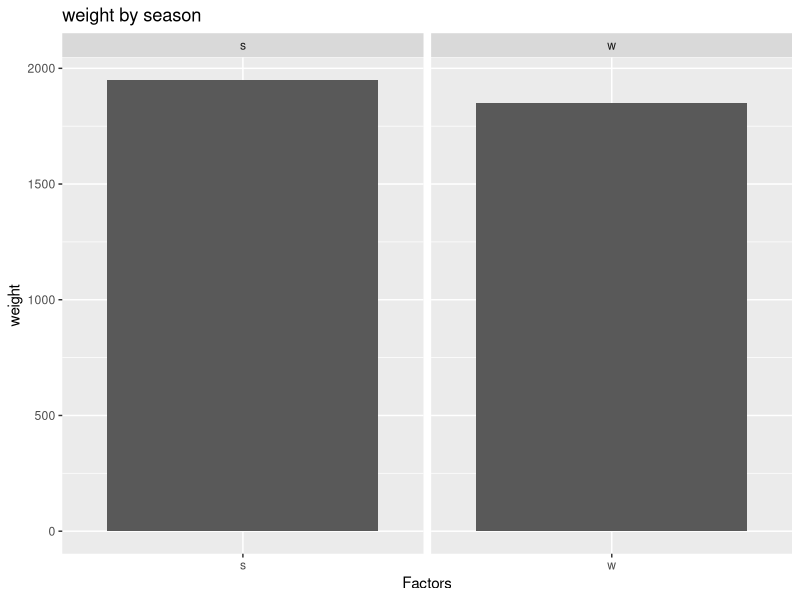
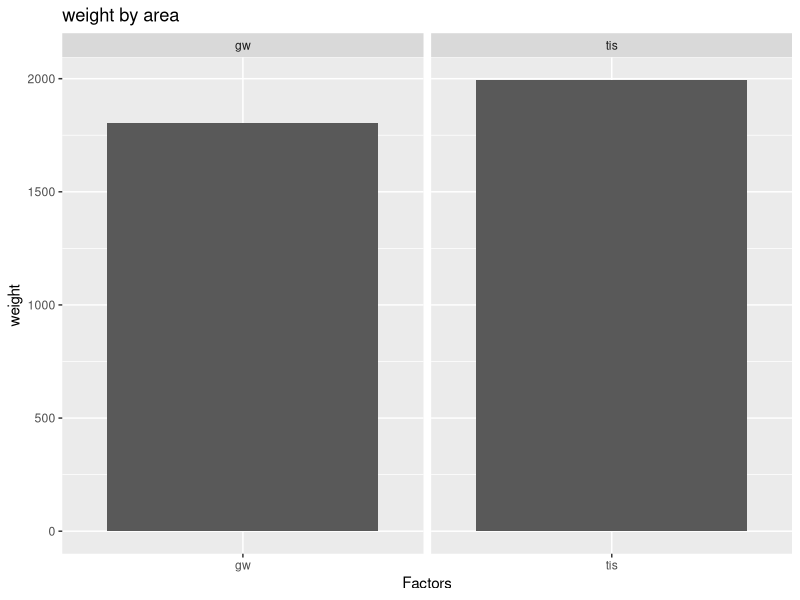
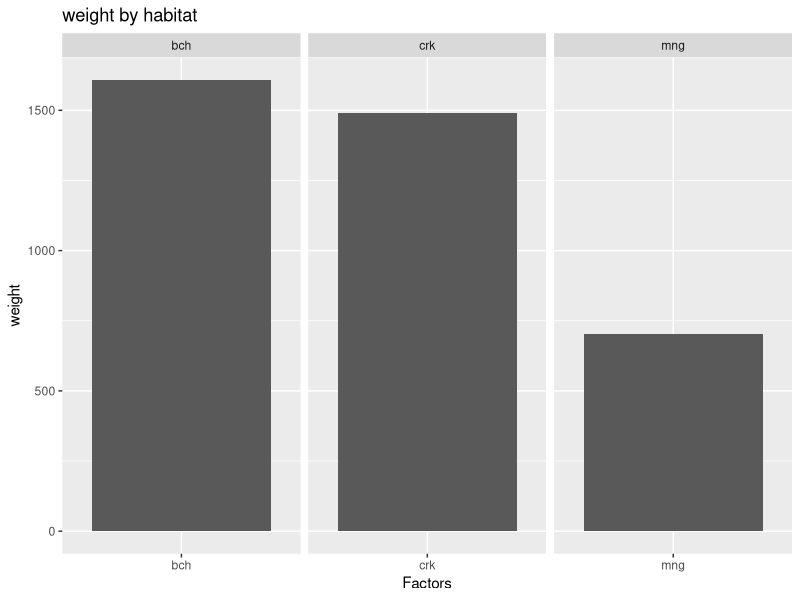
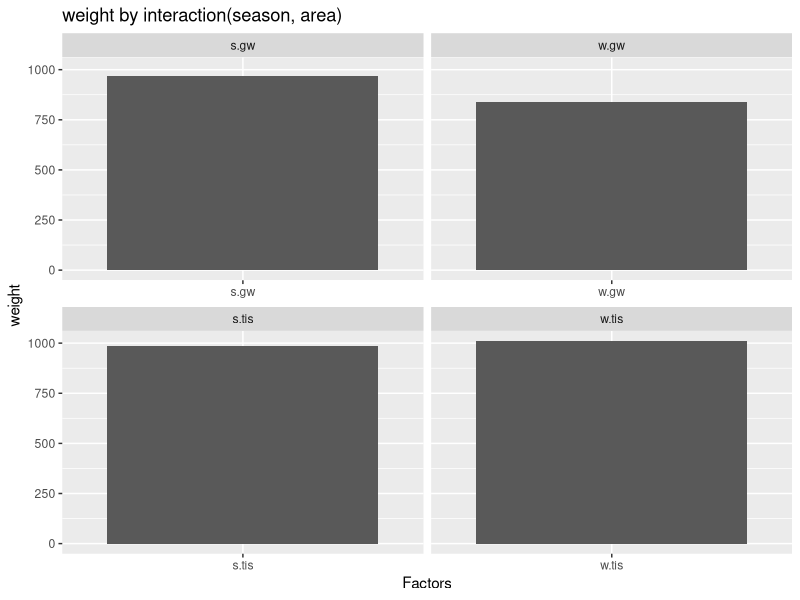
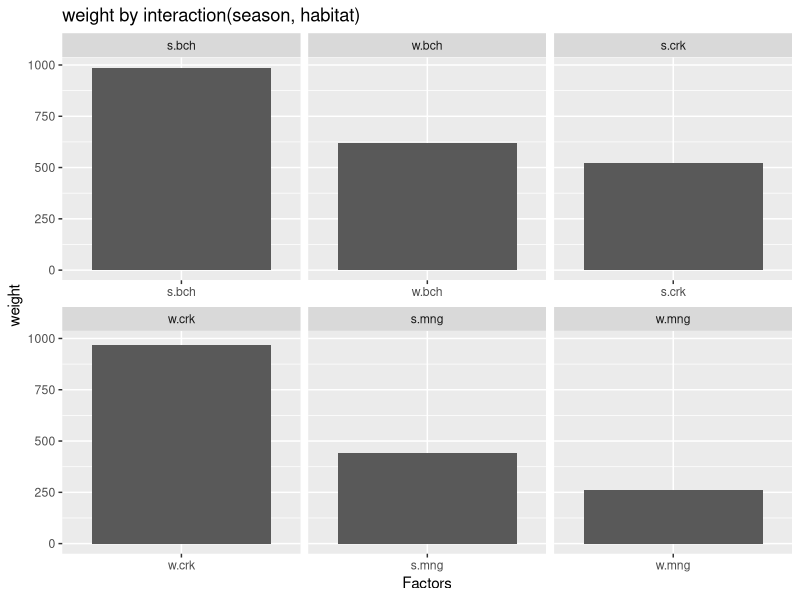
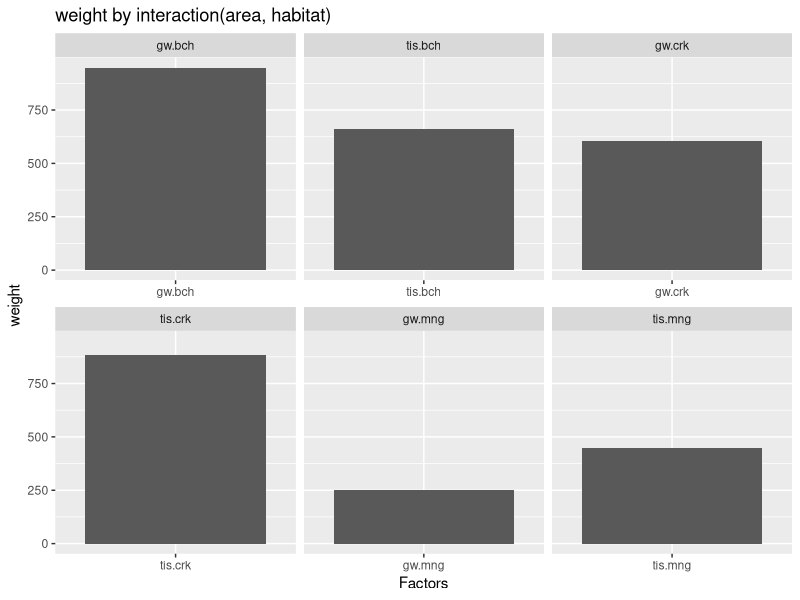
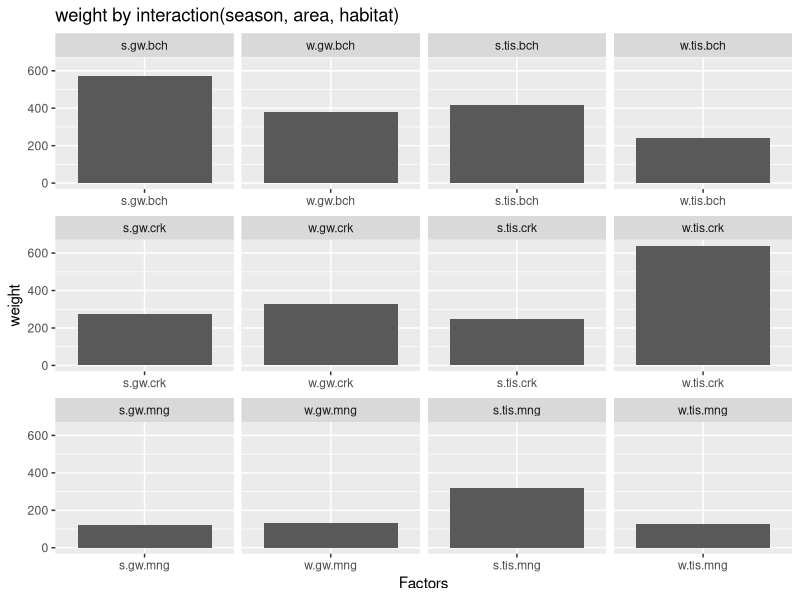
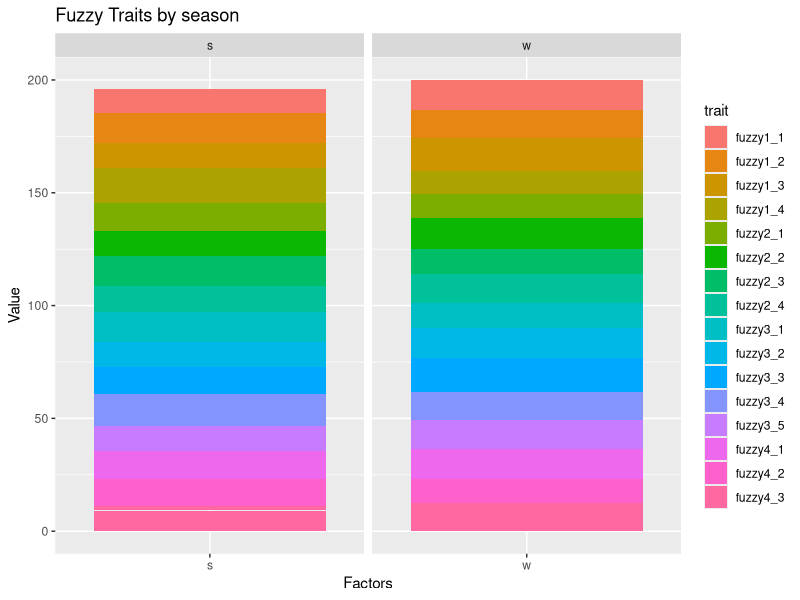

Reproduce these figures in R, in order. (Note: this script raises an error after producing the figures.)
#chat gpt help with cwm ploting

library(ggplot2)
library(dplyr)
library(tidyr)

#Create a sample data frame:
set.seed(123)
df <- data.frame(
  sample = 1:50,
  weight = runif(50, 50, 100),
  fuzzy1_1 = runif(50),
  fuzzy1_2 = runif(50),
  fuzzy1_3 = runif(50),
  fuzzy1_4 = runif(50),
  fuzzy2_1 = runif(50),
  fuzzy2_2 = runif(50),
  fuzzy2_3 = runif(50),
  fuzzy2_4 = runif(50),
  fuzzy3_1 = runif(50),
  fuzzy3_2 = runif(50),
  fuzzy3_3 = runif(50),
  fuzzy3_4 = runif(50),
  fuzzy3_5 = runif(50),
  fuzzy4_1 = runif(50),
  fuzzy4_2 = runif(50),
  fuzzy4_3 = runif(50),
  season = rep(c("w", "s"), 25),
  area = rep(c("tis", "gw"), each = 25),
  habitat = sample(c("crk", "mng", "bch"), 50, replace = TRUE)
)

#Melt the data for easier plotting:
df_melted <- df %>%
  pivot_longer(cols = starts_with("fuzzy"), names_to = "trait", values_to = "value")

plot_numerical_trait <- function(data, trait, factors) {
  ggplot(data, aes_string(x = factors, y = trait)) +
    geom_bar(stat = "identity") +
    facet_wrap(as.formula(paste("~", factors)), scales = "free_x") +
    labs(title = paste(trait, "by", factors), x = "Factors", y = trait)
}

plot_fuzzy_traits <- function(data, factors) {
  ggplot(data, aes_string(x = factors, y = "value", fill = "trait")) +
    geom_bar(stat = "identity", position = "stack") +
    facet_wrap(as.formula(paste("~", factors)), scales = "free_x") +
    labs(title = paste("Fuzzy Traits by", factors), x = "Factors", y = "Value")
}

factors_list <- c("season", "area", "habitat", "interaction(season, area)", "interaction(season, habitat)", "interaction(area, habitat)", "interaction(season, area, habitat)")

for (factors in factors_list) {
  print(plot_numerical_trait(df, "weight", factors))
}

for (factors in factors_list) {
  print(plot_fuzzy_traits(df_melted, factors))
}





# Assuming the fuzzy traits are named in a pattern
fuzzy_traits <- c("fuzzy1", "fuzzy2", "fuzzy3", "fuzzy4")

# Melting data for easier plotting
df_melted <- df %>%
  pivot_longer(cols = starts_with("fuzzy"), names_to = "trait", values_to = "value") %>%
  separate(trait, into = c("fuzzy", "modality"), sep = "_")

# Function to create plots for each fuzzy trait by a given factor
plot_fuzzy_by_factor <- function(data, fuzzy_trait, factor) {
  ggplot(data %>% filter(fuzzy == fuzzy_trait), aes_string(x = factor, y = "value", fill = "modality")) +
    geom_bar(stat = "identity", position = "stack") +
    labs(title = paste("Trait", fuzzy_trait, "by", factor), x = factor, y = "Value")
}

# Plot fuzzy traits by season
for (trait in fuzzy_traits) {
  print(plot_fuzzy_by_factor(df_melted, trait, "season"))
}

# Plot fuzzy traits by area
for (trait in fuzzy_traits) {
  print(plot_fuzzy_by_factor(df_melted, trait, "area"))
}

# Plot fuzzy traits by habitat
for (trait in fuzzy_traits) {
  print(plot_fuzzy_by_factor(df_melted, trait, "habitat"))
}

# Function to create plots for each fuzzy trait by the interaction of two factors
plot_fuzzy_by_interaction <- function(data, fuzzy_trait, factor1, factor2) {
  ggplot(data %>% filter(fuzzy == fuzzy_trait), aes(x = interaction(data[[factor1]], data[[factor2]]), y = value, fill = modality)) +
    geom_bar(stat = "identity", position = "stack") +
    labs(title = paste("Trait", fuzzy_trait, "by", factor1, "and", factor2), x = paste(factor1, "and", factor2), y = "Value")
}

# Plot fuzzy traits by season and area
for (trait in fuzzy_traits) {
  print(plot_fuzzy_by_interaction(df_melted, trait, "season", "area"))
}

# Plot fuzzy traits by season and habitat
for (trait in fuzzy_traits) {
  print(plot_fuzzy_by_interaction(df_melted, trait, "season", "habitat"))
}

# Plot fuzzy traits by area and habitat
for (trait in fuzzy_traits) {
  print(plot_fuzzy_by_interaction(df_melted, trait, "area", "habitat"))
}

# Function to create plots for each fuzzy trait by the interaction of three factors
plot_fuzzy_by_all_factors <- function(data, fuzzy_trait) {
  ggplot(data %>% filter(fuzzy == fuzzy_trait), aes(x = interaction(season, area, habitat), y = value, fill = modality)) +
    geom_bar(stat = "identity", position = "stack") +
    labs(title = paste("Trait", fuzzy_trait, "by Season, Area, and Habitat"), x = "Season, Area, and Habitat", y = "Value")
}

# Plot fuzzy traits by all three factors
for (trait in fuzzy_traits) {
  print(plot_fuzzy_by_all_factors(df_melted, trait))
}

